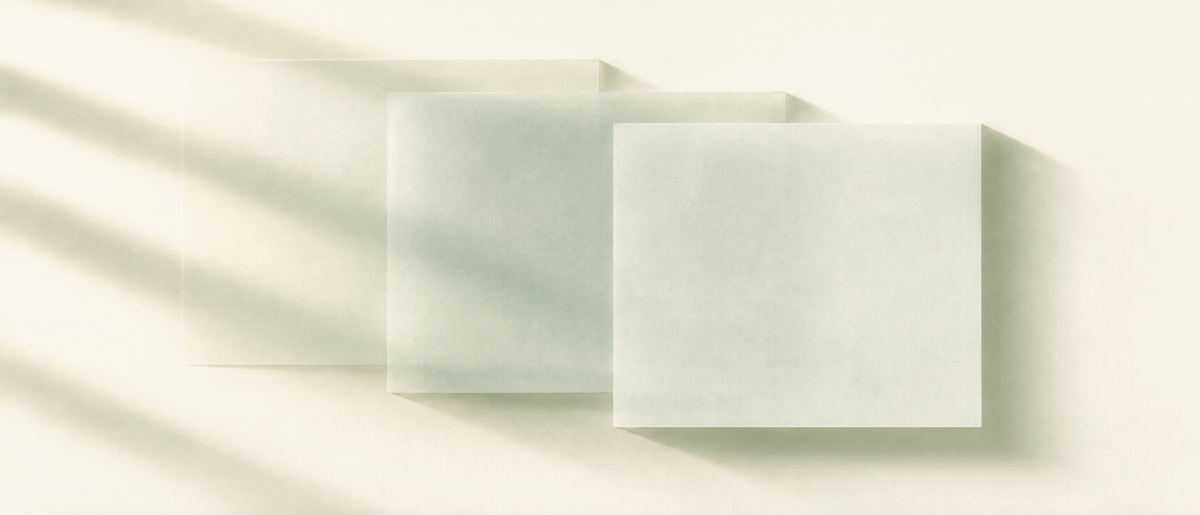
#> input picture immagini/testata-metodo-2400.webp, 2400 x 1029 px (shown at 1/2 size)
$ python colore-video.py ../immagini/testata-metodo-1200.webp ../immagini/testata-metodo-2400.webp ../immagini/testata-metodo-2400.webp
#> lines starting #> are read from the running program, lines starting #| are printed output that depends on the picture
#!/usr/bin/env python3
"""Correzione di colore del video dell'apertura (vedi VIDEO_APERTURA.md): una curva per canale, come per le immagini.

Il video esce da Higgsfield con il fondo color pesca; nel sito il fondo è crema. Due ancore misurate sui fotogrammi:
    verde di tetto e pareti (43, 64, 53)   → --accento #1F4D3F (31, 77, 63)
    fondo di carta          (238, 208, 185) → --crema   #F4F1EA (244, 241, 234)

Uso:  python3 immagini-originali/colore-video.py cubo <file.bin>      → la tabella di colore per la ricodifica (33³, float)
      python3 immagini-originali/colore-video.py immagine <ingresso> <uscita senza estensione> <lato> [<lato> ...]
"""
import struct, sys
from PIL import Image

def curva(punti):
    lut = []
    for i in range(256):
        for (x0, y0), (x1, y1) in zip(punti, punti[1:]):
            if x0 <= i <= x1:
                lut.append(y0 + (y1 - y0) * (i - x0) / (x1 - x0))
                break
    return lut

CURVE = (
    curva([(0, 8), (43, 31), (238, 244), (255, 252)]),
    curva([(0, 20), (64, 77), (208, 241), (255, 252)]),
    curva([(0, 16), (53, 63), (185, 234), (255, 250)]),
)
LUT = [round(v) for c in CURVE for v in c]

def cubo(uscita, n=33):
    """Tabella per CIColorCube: n³ colori RGBA in float, il rosso cambia per primo."""
    def passa(c, v):
        x = v * 255
        i = min(254, int(x))
        return (CURVE[c][i] + (CURVE[c][i + 1] - CURVE[c][i]) * (x - i)) / 255
    with open(uscita, 'wb') as f:
        for b in range(n):
            for g in range(n):
                for r in range(n):
                    f.write(struct.pack('<4f', passa(0, r / (n - 1)), passa(1, g / (n - 1)), passa(2, b / (n - 1)), 1.0))

if __name__ == '__main__':
    if sys.argv[1] == 'cubo':
        cubo(sys.argv[2])
    else:
        im = Image.open(sys.argv[2]).convert('RGB').point(LUT)
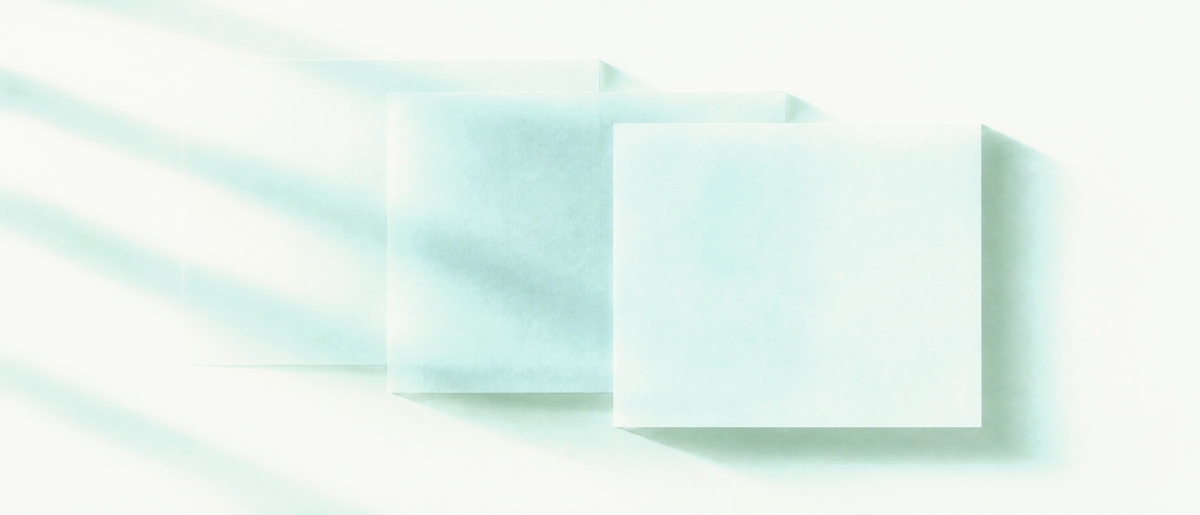
#> im: PIL image 2400x1029 RGB (shown at 1/2 size); mean R, G, B 230.8, 243.3, 237.3
        for lato in map(int, sys.argv[4:]):
            uscita = f'{sys.argv[3]}-{lato}.webp'
            im.resize((lato, lato), Image.LANCZOS).save(uscita, 'WEBP', quality=82, method=6)
            print(uscita)
